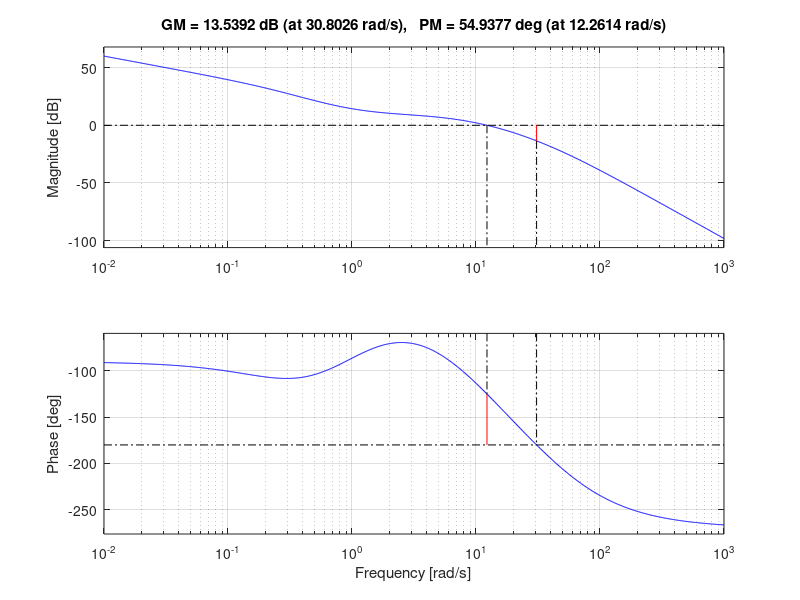
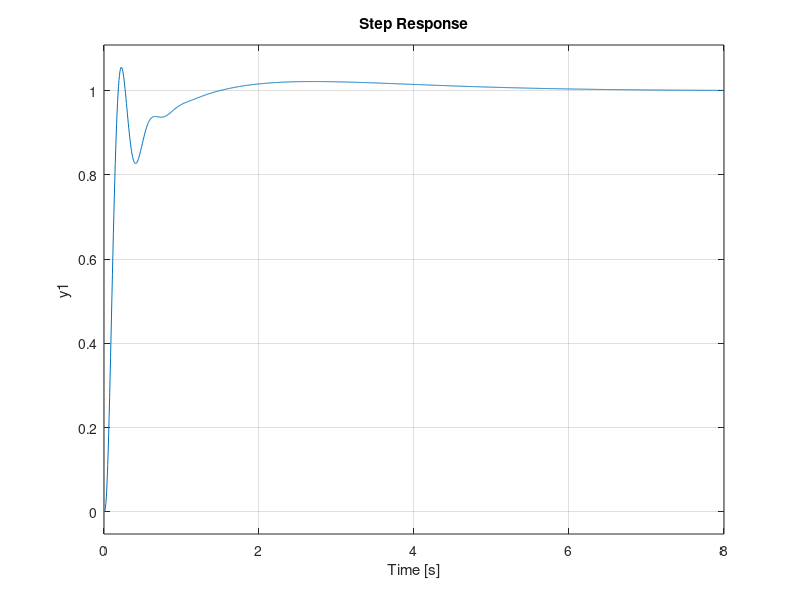
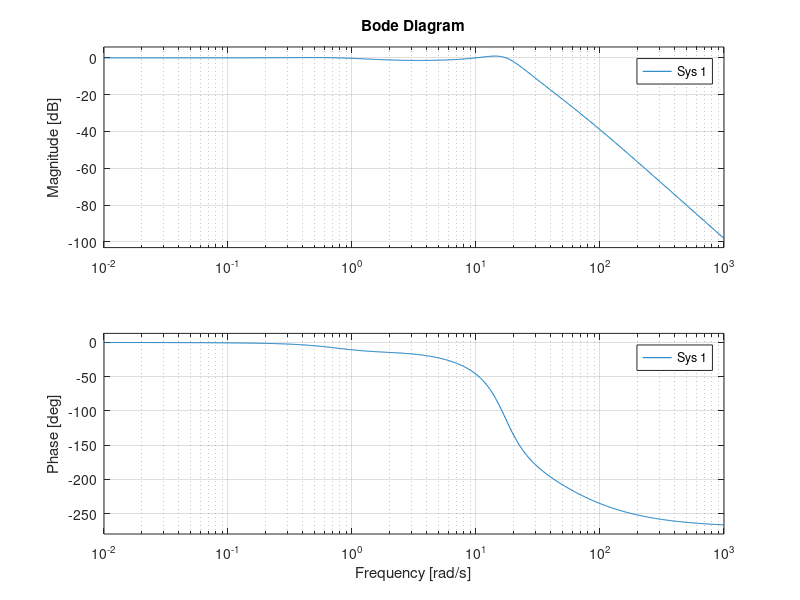
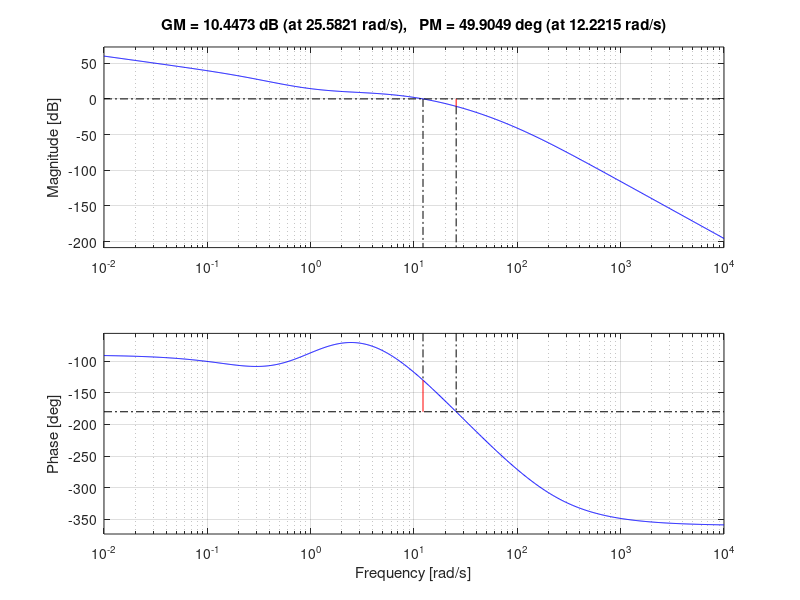

Write MATLAB code to recreate these figures, in order.
%% Esercizio #1
close all
clear all

% Dati
s = tf('s');

F_1 = 30 / (s + 15);
F_2 = (3 * (s + 1)) / (s * (s + 4) * (s + 6));
K_r = 1;
d_1 = 1;
d_2 = 4;

% Analisi delle specifiche statiche
K_F1 = dcgain(F_1);
K_F2 = dcgain(s * F_2);

h = 0
K_c = 40

% Analisi delle specifiche dinamiche
w_b = 20;
w_cdes = 0.63 * w_b
w_c = 13;

s_max = 0.2;
M_r = (1 + s_max) / 0.85;
M_rdB = 20 * log10(M_r);
m_phi = 60 - 5 * M_rdB

% Prima approssimazione della funzione d'anello
G_a1 = (K_c * F_1 * F_2) / (s^h * K_r);
[module_1, phase_1] = bode(G_a1, w_c);
recovery = m_phi - phase_1 - 180;

% Rete derivatrice
m_d = 12;
x_d = sqrt(m_d);
tau_d = x_d / w_c;
R_d = (1 + tau_d * s) / (1 + tau_d / m_d * s);

G_a2 = G_a1 * R_d;
[module_2, phase_2] = bode(G_a2, w_c);

% Rete integratrice
m_i = 3.5;
x_i = 50;
tau_i = x_i / w_c;
R_i = (1 + tau_i / m_i * s) / (1 + tau_i * s);

G_a3 = G_a2 * R_i;
[module_3, phase_3] = bode(G_a3, w_c);

% Controllore
C = (K_c * R_d * R_i) / s^h

G_a = C * F_1 * F_2 / K_r;
K_Ga = dcgain(s^(h + 1) * G_a);

figure, margin(G_a)

% Verifica delle specifiche
e_r = abs(K_r / K_Ga)

e_d1 = abs(d_1 / dcgain(C * F_1))

e_d2 = abs(d_2 / K_Ga)

W = feedback(C * F_1 * F_2, 1 / K_r);

figure, step(W / dcgain(W))
figure, bode(W / dcgain(W))

% Valutazioni extra
w_0 = 0.2;
amplitude = 1;
W_e = feedback(1, C * F_1 * F_2 / K_r);
[module_e, phase_e] = bode(W_e, w_0);
e_max = module_e * amplitude

% Discretizzazione
w_b = 21;
T_1 = (2 * pi) / (20 * w_b);
T = T_1
G_aZOH = G_a / (1 + T / 2 * s);
C_z = c2d(C, T, 'tustin')

figure, margin(G_aZOH)

F_1z = c2d(F_1, T, 'tustin');
F_2z = c2d(F_2, T, 'tustin');
W_z = feedback(C_z * F_1z * F_2z, 1 / K_r);

figure, step(W_z / dcgain(W_z))

%% Esercizio #3
close all
clear all

% Dati
s = tf('s');

F = (4 * (s + 150)^2) /((s + 100) * (s + 4) * (s + 50));
N = 10;
y_inf = 4.5;
u = 1;

% Calcolo dei parametri per il metodo Ziegler-Nichols in catena aperta
K_F = y_inf / u
theta_F = 0.01
y_theta_F_tau_F = 0.63 * y_inf;
tau_F = 0.26 - theta_F

% Calcolo dei parametri per il regolatore PID
K_P = (1.2 * tau_F) / (K_F * theta_F)
T_i = 2 * theta_F
T_d = 0.5 * theta_F

R = K_P * (1 + 1 / (T_i * s) + (T_d * s) / (1 + T_d / N * s));

W = feedback(R * F, 1);
figure, step(W / dcgain(W))
